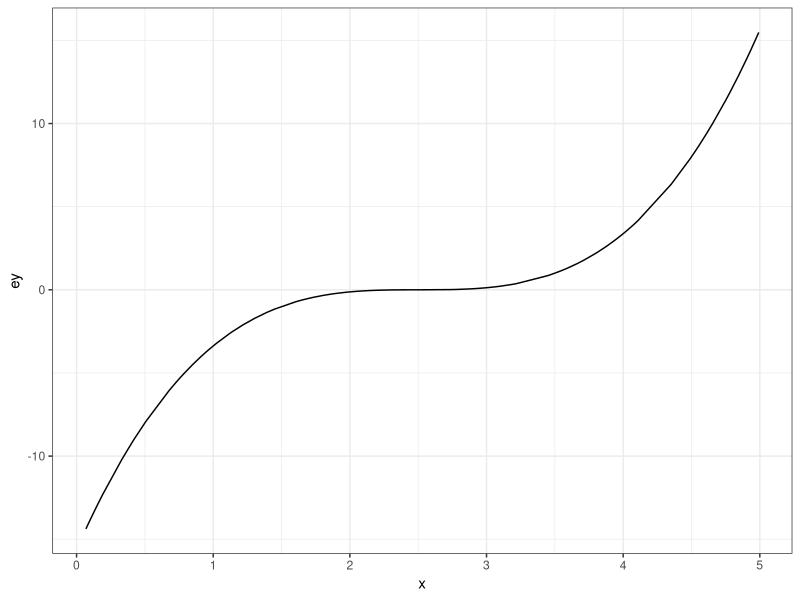
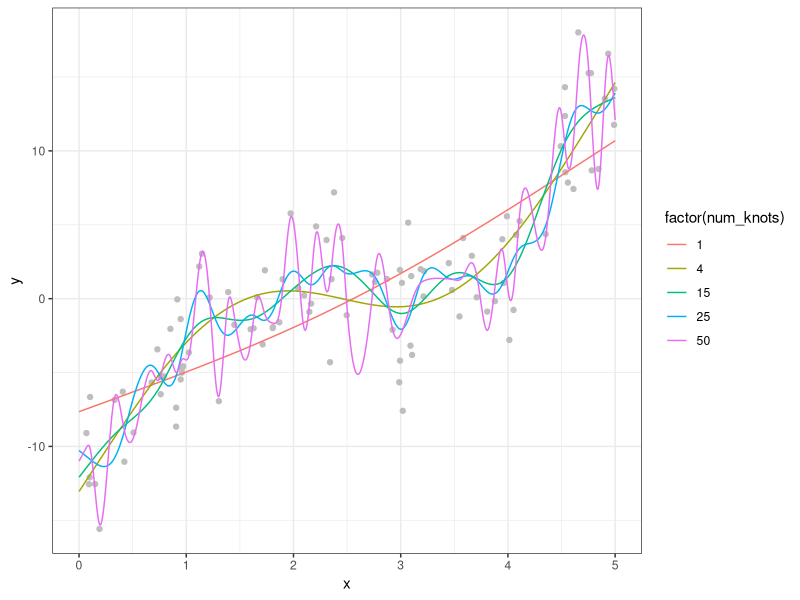
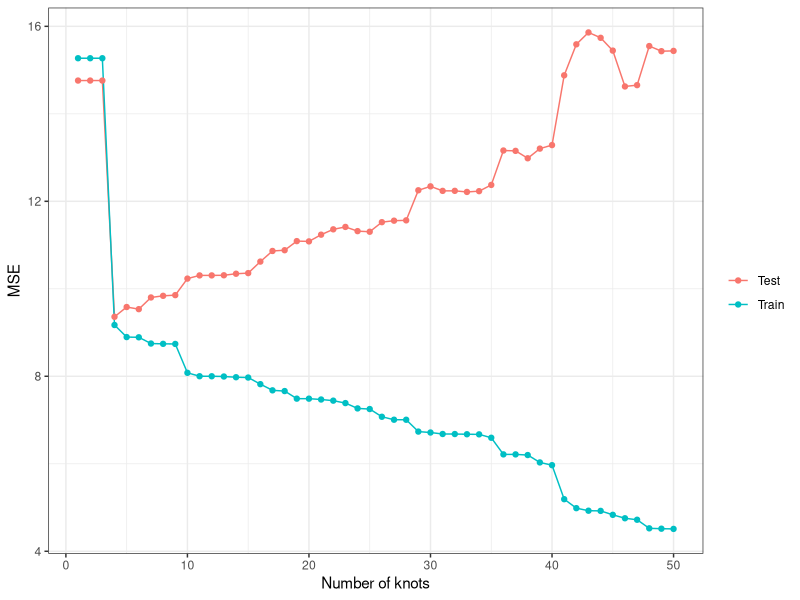
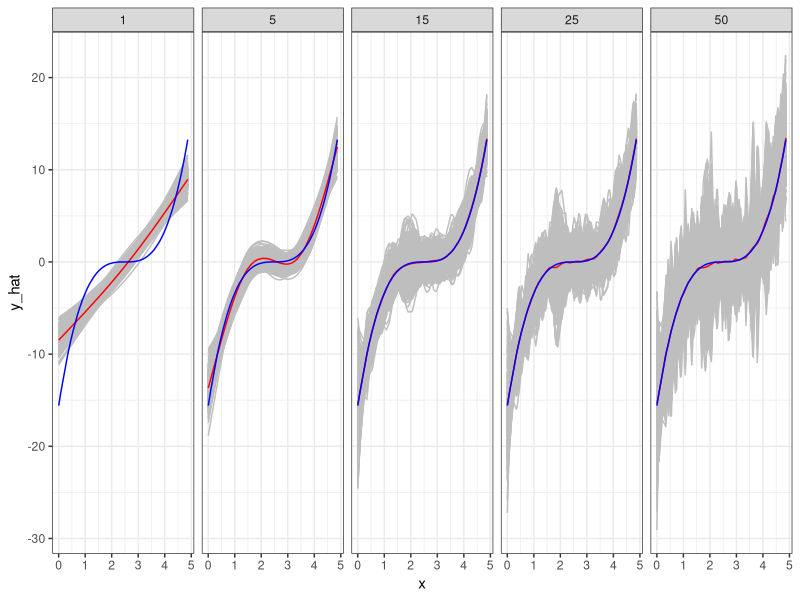
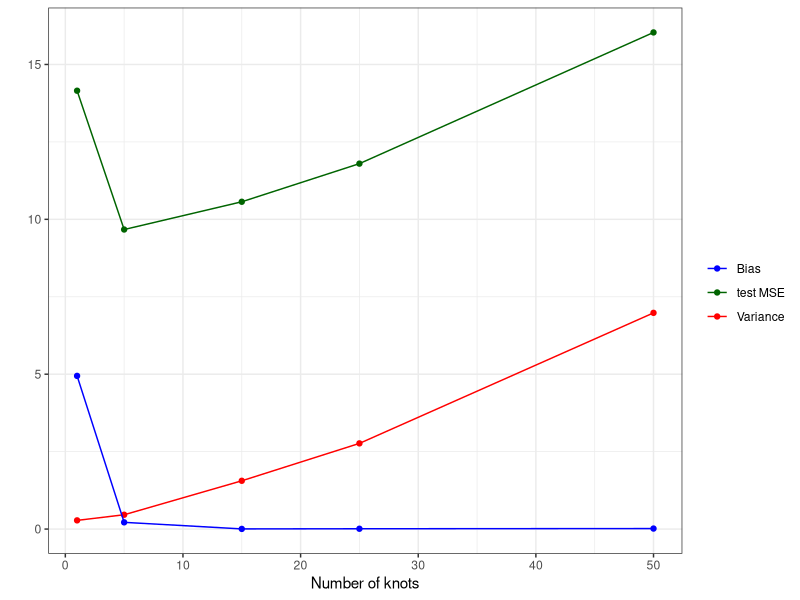
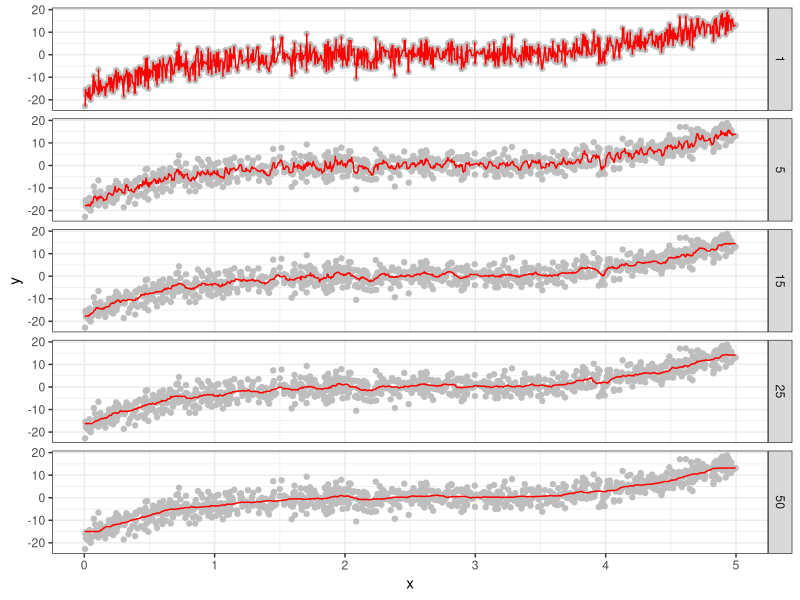
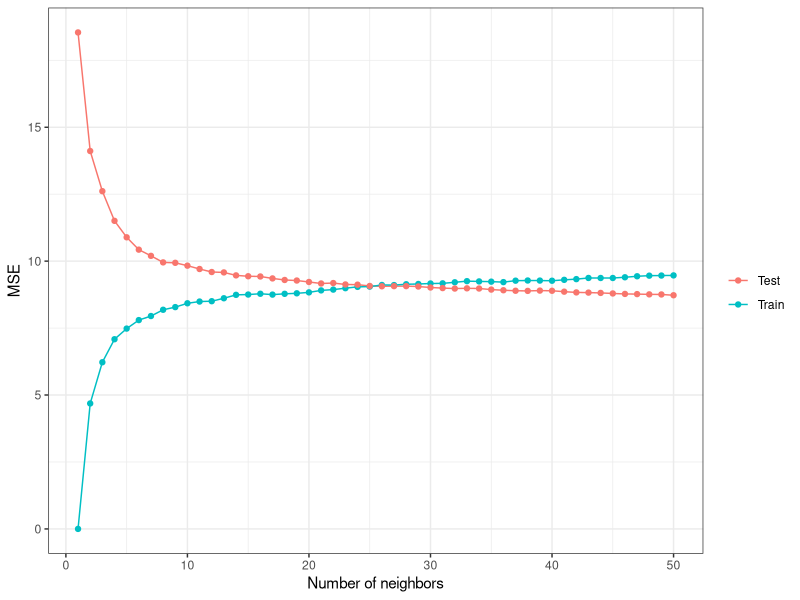

R code for these plots, in order:
## ---- chunk 1
#| include: false
library(data.table)
library(tidyverse)
library(mgcv)
library(caret)
library(parallel)
## ---- chunk 2
set.seed(943843)

# define the data generating process
# x fixed
gen_data <- function(x) {
  
  ey <- (x - 2.5)^3 # E[y|x]
  y <- ey + 3 * rnorm(length(x)) # y = E[y|x] + u
  return_data <- data.table(y = y, x = x, ey = ey)

  return(return_data)
}

## generate train data
train_data <- gen_data(x = runif(100) * 5)

  
## generate test data
# test data is large to stabilize test MSE 
test_data <- gen_data(x = runif(10000) * 5)
## ---- chunk 3
ggplot(data = train_data) +
  geom_line(aes(y = ey, x = x)) +
  theme_bw()
## ---- chunk 4
est_gam <- function(k, train_data, test_data) 
{

  # define train and test data
  train_data <- copy(train_data)
  test_data <- copy(test_data)

  #--- train a model ---#  
  trained_model <- gam(y ~ s(x, k = k), sp = 0, data = train_data)

  #--- predict y for the train and test datasets ---#
  train_data[, y_hat := predict(trained_model, newdata = train_data)] 
  train_data[, type := "Train"]
  test_data[, y_hat := predict(trained_model, newdata = test_data)] 
  test_data[, type := "Test"]

  #--- combine before returning ---#
  return_data <- 
    rbind(train_data, test_data) %>%
    .[, num_knots := k]

  return(return_data)
}
## ---- chunk 5
#| message: false
#| warning: false
sim_results <- 
  lapply(1:50, function(x) est_gam(x, train_data, test_data)) %>%
  rbindlist()
## ---- chunk 6
#| label: fig-indiv-fit-gam
#| code-fold: true
#| fig-cap: Fitted curves by gam() with different numbers of knots

ggplot(sim_results[num_knots  %in% c(1, 4, 15, 25, 50), ]) +
  geom_point(data = train_data, aes(y = y, x = x), color = "grey") +
  geom_line(aes(y = y_hat, x = x, color = factor(num_knots))) +
  theme_bw()
## ---- chunk 7
#| label: fig-train-test-mse
#| code-fold: true
#| fig-cap: Train and test MSEs as a function of the number of knots 


#--- get train and test MSEs by k ---#
summary <- 
  sim_results[, .(mse = mean((y_hat - y)^2)), by = .(num_knots, type)]

ggplot(summary) +
  geom_line(aes(y = mse, x = num_knots, color = type)) +
  geom_point(aes(y = mse, x = num_knots, color = type)) +
  xlab("Number of knots") +
  ylab("MSE") +
  scale_color_discrete(name = "") +
  theme_bw()
## ---- chunk 8
#| cache: true

x_train <- runif(100) * 5
# x_test is fixed to make it easier to get average conditonal on a given value of x later  
x_test <- runif(100) * 5

# function that performs steps 1 ~ 3 (a single iteration) 
run_mc <- function(i, x_train, x_test)
{
  print(i) # track progress
  train_data <- gen_data(x_train) # generate data
  test_data <- gen_data(x_test) # generate data
  # run gam for K = 1, ..., 50
  sim_results <- 
    lapply(
      c(1, 5, 15, 25, 50), 
      function(x) est_gam(x, train_data, test_data)
    ) %>%
    rbindlist()

  return(sim_results)
}

# runs run_mc 500 times
mc_results <-
  mclapply(
    1:500,
    function(x) run_mc(x, x_train, x_test),
    mc.cores = 12
  ) %>%
  rbindlist(idcol = "sim_id") 
## ---- chunk 9
#| label: fig-bias-variance-1
#| code-fold: true
#| fig-cap: Bias-variance trade-off of GAM models with differing number of knots

mc_results_sum <- 
    mc_results %>%
    .[type == "Test", ] %>% 
    .[, .(mean_y_hat = mean(y_hat)), by = .(x, ey, num_knots)]

ggplot() +
    geom_line(data = mc_results[type == "Test", ], aes(y = y_hat, x = x, group = sim_id), color = "gray") +
    geom_line(data = mc_results_sum, aes(y = mean_y_hat, x = x), color = "red") +
    geom_line(data = mc_results_sum, aes(y = ey, x= x), color = "blue") +
    facet_wrap(. ~ num_knots, ncol = 5) +
    theme_bw()

## ---- chunk 10
#| label: fig-bias-variance-summary
#| code-fold: true
#| fig-cap: Expected variance of predicted values, bias, and test ME

sum_stat <- 
  mc_results %>%
  .[type == "Test", ] %>% 
  .[
    , 
    .(
      var_hat = var(y_hat), # varianc of y_hat
      bias_sq = mean(y_hat - ey)^2, # squared bias
      mse = mean((y - y_hat)^2)
    ),
    by = .(x, num_knots)
  ] %>%
  .[
    ,
    .(
      mean_var_hat = mean(var_hat),
      mean_bias_sq = mean(bias_sq),
      mean_mse = mean(mse)
    ),
    by = .(num_knots)
  ]

ggplot(data = sum_stat) +
  geom_line(aes(y = mean_var_hat, x = num_knots, color = "Variance")) +
  geom_point(aes(y = mean_var_hat, x = num_knots, color = "Variance")) +
  geom_line(aes(y = mean_bias_sq, x = num_knots, color = "Bias")) +
  geom_point(aes(y = mean_bias_sq, x = num_knots, color = "Bias")) +
  geom_line(aes(y = mean_mse, x = num_knots, color = "test MSE")) +
  geom_point(aes(y = mean_mse, x = num_knots, color = "test MSE")) +
  scale_color_manual(
    values = c("Variance" = "red", "Bias" = "blue", "test MSE" = "darkgreen"),
    name = ""
    ) +
  ylab("") +
  xlab("Number of knots") +
  theme_bw()

## ---- chunk 11

fit_knn <- function(k, train_data, test_data) 
{

  # define train and test data
  train_data <- copy(train_data)
  test_data <- copy(test_data)

  #--- train a model ---#  
  trained_model <- knnreg(y ~ x, k = k, data = train_data)

  #--- predict y for the train and test datasets ---#
  train_data[, y_hat := predict(trained_model, newdata = train_data)] 
  train_data[, type := "Train"]
  test_data[, y_hat := predict(trained_model, newdata = test_data)] 
  test_data[, type := "Test"]

  #--- combine before returning ---#
  return_data <- 
    rbind(train_data, test_data) %>%
    .[, num_nbs := k]

  return(return_data)
}
## ---- chunk 12
#| message: false
#| warning: false

## generate train data
train_data <- gen_data(x = runif(1000) * 5)
  
## generate test data
test_data <- gen_data(x = runif(1000) * 5)

sim_results <- 
  lapply(1:50, function(x) fit_knn(x, train_data, test_data)) %>%
  rbindlist()
## ---- chunk 13
#| label: fig-indiv-fit-knn
#| code-fold: true
#| fig-cap: Fitted curves by knnreg() with different numbers of neighbors
#| fig-height: 9

ggplot(sim_results[num_nbs  %in% c(1, 5, 15, 25, 50), ]) +
  geom_point(data = train_data, aes(y = y, x = x), color = "gray") +
  geom_line(aes(y = y_hat, x = x), color = "red") +
  facet_grid(num_nbs ~ .) +
  theme_bw()
## ---- chunk 14
#| label: fig-train-test-mse-knn
#| code-fold: true
#| fig-cap: Train and test MSEs as a function of the number of knots 

#--- get train and test MSEs by k ---#
summary <- 
  sim_results[, .(mse = mean((y_hat - y)^2)), by = .(num_nbs, type)]

ggplot(summary) +
  geom_line(aes(y = mse, x = num_nbs, color = type)) +
  geom_point(aes(y = mse, x = num_nbs, color = type)) +
  xlab("Number of neighbors") +
  ylab("MSE") +
  scale_color_discrete(name = "") +
  theme_bw()
